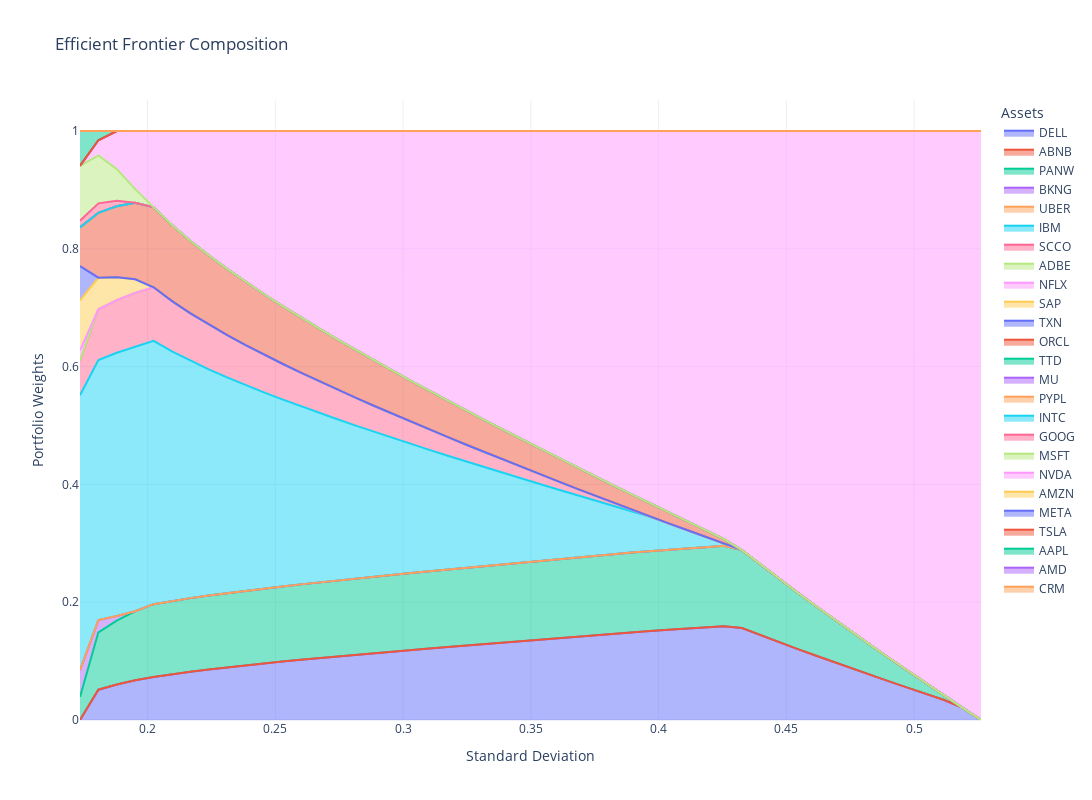

Notebook cell for this chart:
### Code cell
# Prepare the DataFrame for Plotly
# Reset the index to make 'Standard Deviation' a column
frontier_std_reset = frontier_std.reset_index()

# Melt the DataFrame from wide to long format
frontier_long = pd.melt(
    frontier_std_reset,
    id_vars=['Standard Deviation'],
    value_vars=frontier_std_reset.columns.drop('Standard Deviation'),
    var_name='Asset',
    value_name='Weight'
)

# Step 4: Plot the interactive area chart using Plotly
fig = px.area(
    frontier_long,
    x='Standard Deviation',
    y='Weight',
    color='Asset',
    title='Efficient Frontier Composition',
    labels={'Standard Deviation': 'Standard Deviation', 'Weight': 'Portfolio Weights'},
    template='plotly_white',
    width=1400,
    height=800
)

# Update hover information to display asset and weight in percentage with 2 decimal points
fig.update_traces(
    hovertemplate="%{y:.2%}",
    customdata=frontier_long[['Asset']].values
)

# Optional: Update layout for better aesthetics
fig.update_layout(
    xaxis_title='Standard Deviation',
    yaxis_title='Portfolio Weights',
    legend_title='Assets',
    hovermode='x unified'
)

# Display the interactive plot
fig.show()
